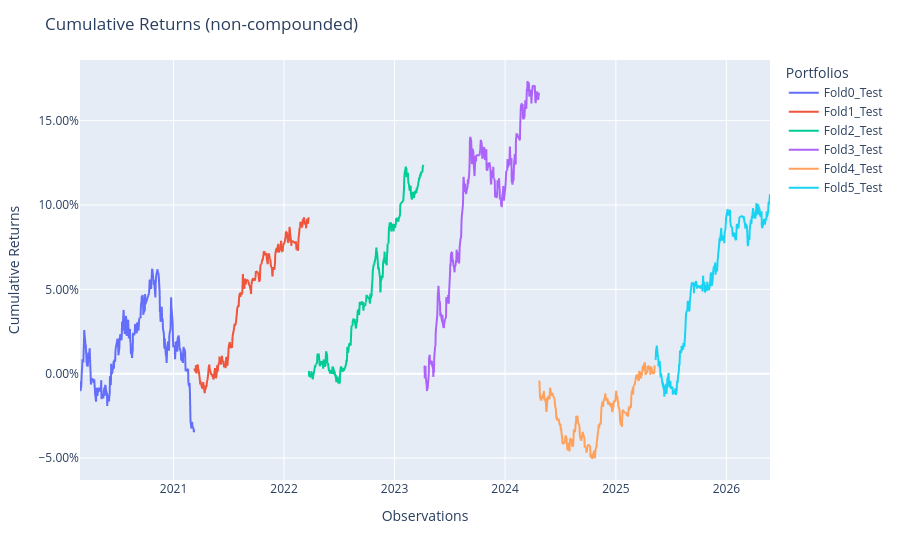

This figure's notebook cell:
### Code cell
oos_pop = Population([fold['test'] for fold in fold_results])
oos_pop.plot_cumulative_returns()

### Figure 1 — Plotly figure (JSON) as saved in the notebook; plotly's stock layout.template omitted (floating-point values rounded to 4 significant figures; data arrays with more than 128 entries replaced by an {"elided": "..."} marker saying what was removed)
{"data": [{"hovertemplate": "variable=Fold0_Test<br>index=%{x}<br>value=%{y}<extra></extra>", "legendgroup": "Fold0_Test", "line": {"color": "#636efa", "dash": "solid"}, "marker": {"symbol": "circle"}, "mode": "lines", "name": "Fold0_Test", "showlegend": true, "type": "scattergl", "x": {"elided": "1512 str values"}, "xaxis": "x", "y": {"elided": "1512 float values"}, "yaxis": "y"}, {"hovertemplate": "variable=Fold1_Test<br>index=%{x}<br>value=%{y}<extra></extra>", "legendgroup": "Fold1_Test", "line": {"color": "#EF553B", "dash": "solid"}, "marker": {"symbol": "circle"}, "mode": "lines", "name": "Fold1_Test", "showlegend": true, "type": "scattergl", "x": {"elided": "1512 str values"}, "xaxis": "x", "y": {"elided": "1512 float values"}, "yaxis": "y"}, {"hovertemplate": "variable=Fold2_Test<br>index=%{x}<br>value=%{y}<extra></extra>", "legendgroup": "Fold2_Test", "line": {"color": "#00cc96", "dash": "solid"}, "marker": {"symbol": "circle"}, "mode": "lines", "name": "Fold2_Test", "showlegend": true, "type": "scattergl", "x": {"elided": "1512 str values"}, "xaxis": "x", "y": {"elided": "1512 float values"}, "yaxis": "y"}, {"hovertemplate": "variable=Fold3_Test<br>index=%{x}<br>value=%{y}<extra></extra>", "legendgroup": "Fold3_Test", "line": {"color": "#ab63fa", "dash": "solid"}, "marker": {"symbol": "circle"}, "mode": "lines", "name": "Fold3_Test", "showlegend": true, "type": "scattergl", "x": {"elided": "1512 str values"}, "xaxis": "x", "y": {"elided": "1512 float values"}, "yaxis": "y"}, {"hovertemplate": "variable=Fold4_Test<br>index=%{x}<br>value=%{y}<extra></extra>", "legendgroup": "Fold4_Test", "line": {"color": "#FFA15A", "dash": "solid"}, "marker": {"symbol": "circle"}, "mode": "lines", "name": "Fold4_Test", "showlegend": true, "type": "scattergl", "x": {"elided": "1512 str values"}, "xaxis": "x", "y": {"elided": "1512 float values"}, "yaxis": "y"}, {"hovertemplate": "variable=Fold5_Test<br>index=%{x}<br>value=%{y}<extra></extra>", "legendgroup": "Fold5_Test", "line": {"color": "#19d3f3", "dash": "solid"}, "marker": {"symbol": "circle"}, "mode": "lines", "name": "Fold5_Test", "showlegend": true, "type": "scattergl", "x": {"elided": "1512 str values"}, "xaxis": "x", "y": {"elided": "1512 float values"}, "yaxis": "y"}], "layout": {"legend": {"title": {"text": "Portfolios"}, "tracegroupgap": 0}, "margin": {"t": 60}, "title": {"text": "Cumulative Returns (non-compounded)"}, "xaxis": {"anchor": "y", "domain": [0, 1], "title": {"text": "Observations"}}, "yaxis": {"anchor": "x", "domain": [0, 1], "tickformat": ".2%", "title": {"text": "Cumulative Returns"}}}}
